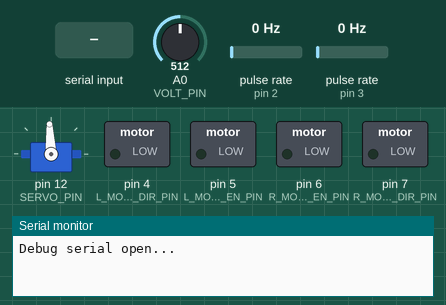
Bench run of a sketch on a simulated Arduino Uno, built with avr-gcc and run on an emulated ATmega328P. On the bench: servo, switched loads named in the sketch (green lamp = pin HIGH), the last lines printed to the serial monitor. Wiring (inferred from the names in the program): 2 × pulse sensor: data pin 2 / data pin 3. The test bench sets the inputs (shaded band); at power-on: A0 (VOLT_PIN) = 512, pulse rate (sensors on pin 2, pin 3) 0 Hz.

Above: at 1.2 s.
1.3 s: "<,>" received over the second serial link
At 2.6 s:
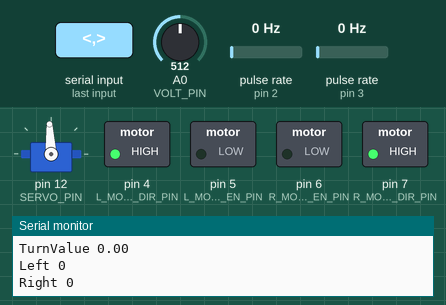
Timing chart, 0 to 4.3 s (numbered marks = the images above; inputs shaded):
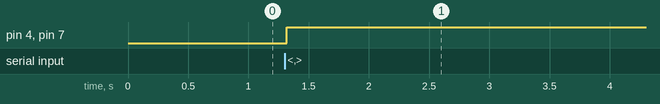

The sketch:

ff_controller.ino
```cpp
#include <Arduino.h>
#include <ServoTimer2.h>
#include <AltSoftSerial.h>
#include <ctype.h>

#define R_MOTOR_ENC_PIN 3
#define L_MOTOR_ENC_PIN 2
#define L_MOTOR_DIR_PIN 4
#define L_MOTOR_EN_PIN 5
#define BT_TX_PIN 9
#define BT_RX_PIN 8
#define SERVO_PIN 12
#define R_MOTOR_EN_PIN 6
#define R_MOTOR_DIR_PIN 7
#define VOLT_LED_PIN 13
#define VOLT_PIN 0
#define DEBUG true
#define DEBOUNCE 100 // debounce value in msec
#define MIN_VOLTAGE 6.2
#define STEERING_CENTER 1500
#define STEERING_RANGE 450
#define FOUR_WAY_STEERING true
#define FOUR_WAY_STEERING_LIMIT 0.4
#define STEERING_DEADZONE 0.2

int encoderTicksL = 0;
int encoderTicksR = 0;
float rpm = 0;
float batteryLevel_V = 0;
int steeringAngle = 0;
const byte numRecvData = 32;
char recvData[numRecvData];
boolean newData = false;
const byte numSendData = 32;
char sendData[numSendData];
float turnVal = 0.0;
float accelVal = 0.0;
float boostVal = 0.0;
int moveDirection = 0; // 0 - forward, 1 - backward
unsigned long start;
float fourWaySteering_L = 1.0;
float fourWaySteering_R = 1.0;

AltSoftSerial controllerSerial;
ServoTimer2 steerServo;

void setup() {
  // setup BT
  start = millis();
  if (DEBUG == true){
    Serial.begin(57600);
    Serial.println("Debug serial open...");
  }
  controllerSerial.begin(9600);


  // setup motor encoders
  attachInterrupt(digitalPinToInterrupt(R_MOTOR_ENC_PIN), onEncoderTickRight, RISING);
  attachInterrupt(digitalPinToInterrupt(L_MOTOR_ENC_PIN), onEncoderTickLeft, RISING);
  // setup motor pins
  pinMode(L_MOTOR_EN_PIN, OUTPUT);
  pinMode(L_MOTOR_DIR_PIN, OUTPUT);
  pinMode(R_MOTOR_EN_PIN, OUTPUT);
  pinMode(R_MOTOR_DIR_PIN, OUTPUT);
  // setup voltmeter
  pinMode(VOLT_LED_PIN, INPUT);
  digitalWrite(VOLT_LED_PIN,LOW);
  // setup servo
  steerServo.attach(SERVO_PIN);
  steer(map(0, -100, 100, STEERING_CENTER-STEERING_RANGE, STEERING_CENTER+STEERING_RANGE));
  // enable motors
  digitalWrite(L_MOTOR_DIR_PIN, 0);
  digitalWrite(R_MOTOR_DIR_PIN, 0);
}

void loop() {
  // get current time
  // read the serial port
  recvBTSerial();
  fourWaySteering_L = 1.0;
  fourWaySteering_R = 1.0;
  if (newData == true && DEBUG == true) {

     if (turnVal < 1.0 && turnVal > -1.0) {
      steer(map(turnVal*100, -100, 100, STEERING_CENTER+STEERING_RANGE,STEERING_CENTER-STEERING_RANGE)); // 2nd arg is 4 wheel steering, changing one side motor speed based on the steering angle.

      if (turnVal <= -STEERING_DEADZONE){
        fourWaySteering_L = max(FOUR_WAY_STEERING_LIMIT, 1.0-abs(FOUR_WAY_STEERING_LIMIT*turnVal));
      }
      else if (turnVal >= STEERING_DEADZONE) {
        fourWaySteering_R =  max(FOUR_WAY_STEERING_LIMIT, 1.0-abs(FOUR_WAY_STEERING_LIMIT*turnVal));
      }
      else{
        turnVal = 0;
      }
    }
    //check the values for their validity
    if (accelVal < 1.0 && accelVal > -1.0) {
      if (accelVal > 0){
        moveDirection = 0;
      }
      else {
        moveDirection = 1;
      }
      accelVal = abs(accelVal);

      if (boostVal > 0.5 && boostVal <= 1.0) {
        accelVal = 254.0;
      }
      else {

        accelVal = map(accelVal*100, 0, 100, 0, 200);
      }
      if (FOUR_WAY_STEERING == true) {
        Serial.print("TurnValue ");
        Serial.println(turnVal);
        Serial.print("Left ");
        Serial.println( (int) (fourWaySteering_L*accelVal));
        Serial.print("Right ");
        Serial.println((int) (fourWaySteering_R*accelVal));
        motorLeft((int) (fourWaySteering_L*accelVal), moveDirection);
        motorRight((int) (fourWaySteering_R*accelVal), moveDirection);
      }
      else {
        motorLeft((int) accelVal, moveDirection);
        motorRight((int) accelVal, moveDirection);
      }
    }


    // set movement direction based on the sign of the accelVal (- is forwar
    batteryLevel_V = voltMeter();
    if (batteryLevel_V < MIN_VOLTAGE) {
      digitalWrite(VOLT_LED_PIN,HIGH);
    }
    newData = false;

  }

  float time_diff = millis() - start;

  if (time_diff >= DEBOUNCE) {
    rpm = ((encoderTicksL+encoderTicksR)/8)/(time_diff/60000);
    start = millis();
    encoderTicksL = 0;
    encoderTicksR = 0;
    controllerSerial.print(rpm);
    controllerSerial.print(',');
    controllerSerial.print(rpm);
    controllerSerial.print(',');
    controllerSerial.print(batteryLevel_V);
    controllerSerial.println('>');
  }
}

void recvBTSerial() {
    static boolean recvInProgress = false;
    static byte ndx = 0;
    char startMarker = '<';
    char endMarker = '>';
    char rc;
    char ctrlr;

    while (controllerSerial.available() > 0 && newData == false) {
        rc = controllerSerial.read();
        if (rc == startMarker) {
          recvData[0] = 0;
          ndx = 0;
          recvInProgress = true;
        }
        else if (rc == endMarker) {
          recvInProgress = false;
          recvData[0] = 0;
          ndx = 0;
          newData = true;
        }
        else if (recvInProgress == true) {
          if (rc == 'x' || rc == 'y' || rc == 'b') {
            ctrlr = rc;
          }
          else if (rc == ',') {
            if (ctrlr == 'x'){
              turnVal = atof(recvData);
            }
            else if (ctrlr == 'y'){
              accelVal = atof(recvData);
            }
            else if (ctrlr == 'b') {
              boostVal = atof(recvData);
            }
            recvData[0] = 0;
            ndx = 0;
          }
          else if (isdigit(rc) == true || rc == '.' || rc == '-' ) {
            recvData[ndx] = rc;
            ndx++;
          }
        }
    }
}

void onEncoderTickLeft(int pwmVal){
  encoderTicksL ++;
}

void onEncoderTickRight(int pwmVal){
  encoderTicksR ++;
}

void motorLeft(int val, int dir){
  // set PWM of the left motor
  analogWrite(L_MOTOR_EN_PIN,val);
  digitalWrite(L_MOTOR_DIR_PIN, dir);
}

void motorRight(int val, int dir){
  // set PWM of the  right motor
  analogWrite(R_MOTOR_EN_PIN,val);
  digitalWrite(R_MOTOR_DIR_PIN, dir);

}

void steer(int input) {
  steerServo.write(input);
  delay(15);
}

float voltMeter(){
  float analogValue = 0;
  int i = 0;
  for (i; i < 100; i++){
    analogValue += analogRead(VOLT_PIN);
  }
  analogValue = analogValue/i;
  return ((analogValue*5.0)/(1024.0))*2;
}
```

Measured:
- after the input at 1.3 s, pin 4 (L_MOTOR_DIR_PIN), pin 7 (R_MOTOR_DIR_PIN): LOW → HIGH at once
